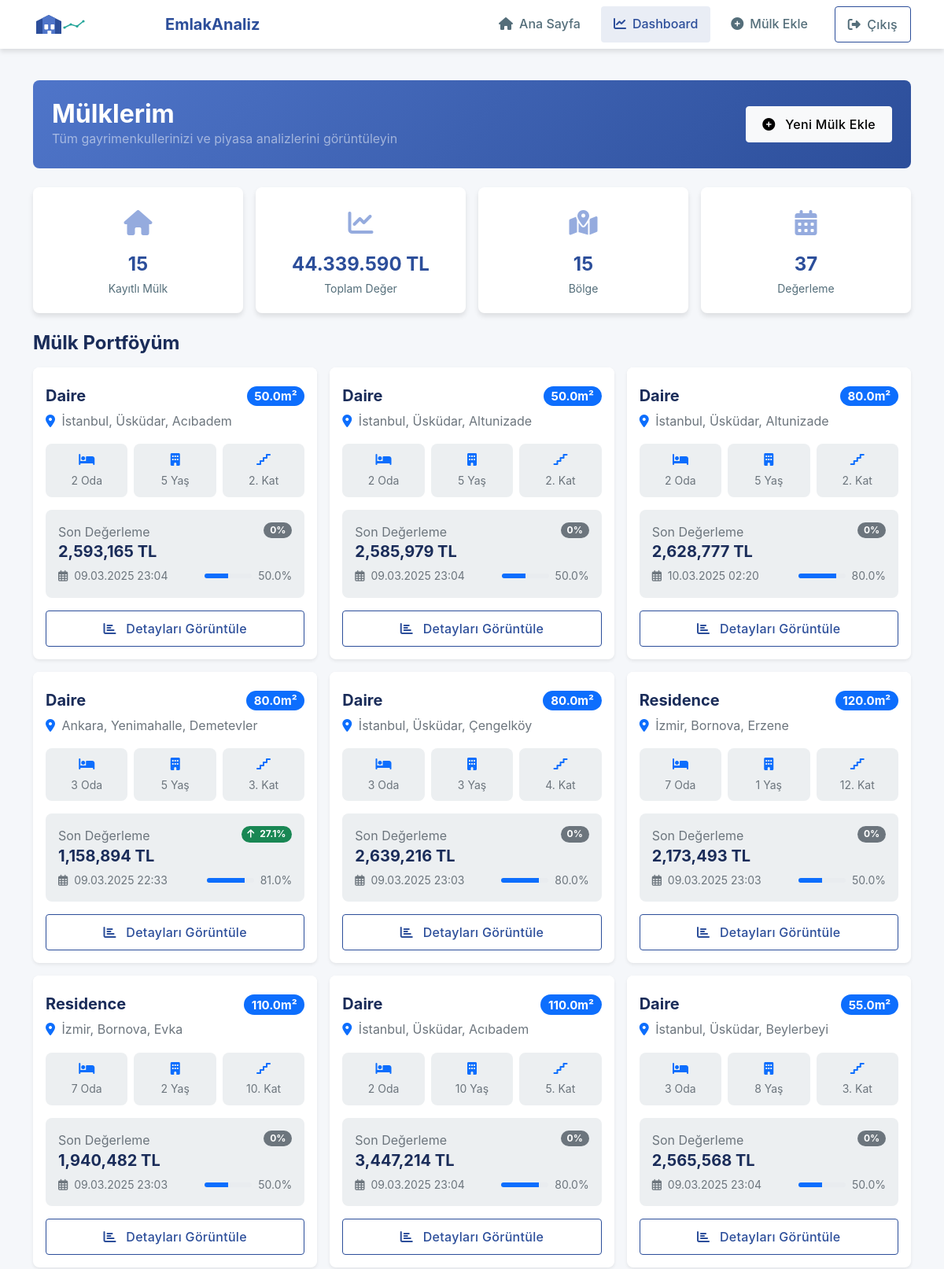
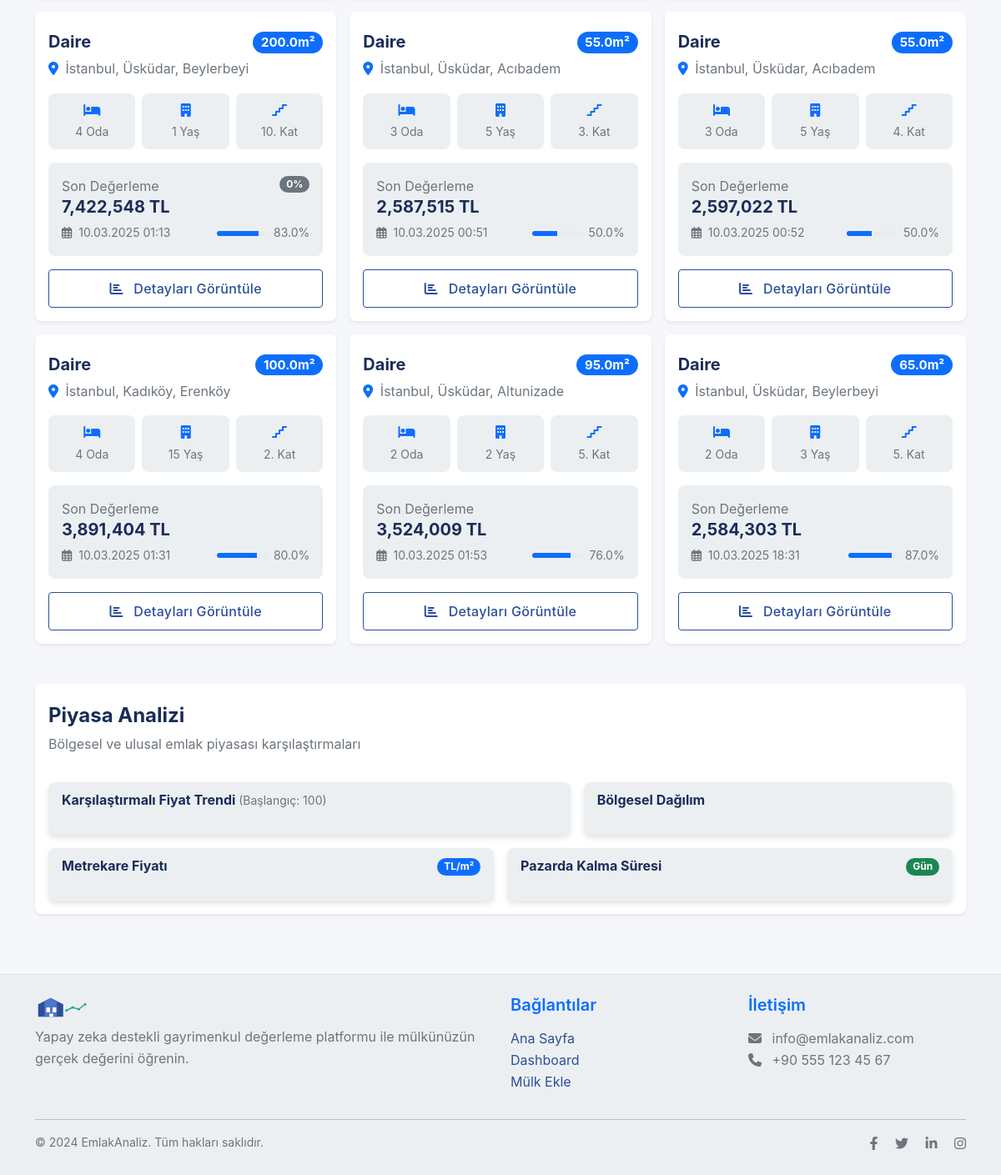
The page /dashboard (signed in) on the database its author committed (2 pictures, top to bottom).
### models.py (models this page shows)
class Property(db.Model):
    id = db.Column(db.Integer, primary_key=True)
    user_id = db.Column(db.Integer, db.ForeignKey('user.id'), nullable=False)
    city = db.Column(db.String(50), nullable=False)
    district = db.Column(db.String(50), nullable=False)
    neighborhood = db.Column(db.String(100), nullable=False)
    property_type = db.Column(db.String(50), nullable=False)  # Apartment, House, etc.
    size_sqm = db.Column(db.Float, nullable=False)
    room_count = db.Column(db.Integer, nullable=False)
    building_age = db.Column(db.Integer)
    floor_number = db.Column(db.Integer)
    total_floors = db.Column(db.Integer)
    heating_type = db.Column(db.String(50))
    has_elevator = db.Column(db.Boolean, default=False)
    has_parking = db.Column(db.Boolean, default=False)
    has_balcony = db.Column(db.Boolean, default=False)
    created_at = db.Column(db.DateTime, default=datetime.utcnow)
    valuations = db.relationship('Valuation', backref='property', lazy=True)

class Valuation(db.Model):
    id = db.Column(db.Integer, primary_key=True)
    property_id = db.Column(db.Integer, db.ForeignKey('property.id'), nullable=False)
    estimated_value = db.Column(db.Float, nullable=False)
    confidence_score = db.Column(db.Float)
    valuation_date = db.Column(db.DateTime, default=datetime.utcnow)
    similar_properties_count = db.Column(db.Integer)
    price_per_sqm = db.Column(db.Float)
    market_trend = db.Column(db.Float)  # Percentage change in last 3 months

### app.py (the view, shortened to what this page needs)
@app.route('/dashboard')
@login_required
def dashboard():
    properties = Property.query.filter_by(user_id=current_user.id).all()
    for prop in properties:
        valuations = Valuation.query.filter_by(property_id=prop.id).order_by(Valuation.valuation_date.desc()).all()
        if valuations:
            prop.valuations = valuations
    return render_template('dashboard.html', properties=properties)

### templates/dashboard.html (shortened to what this page needs)
{% extends "base.html" %}
{% block content %}
<div class="container">
    <div class="property-header bg-gradient-primary text-white rounded-3 p-4 mb-4">
        <div class="row align-items-center">
            <div class="col-md-8">
                <h1 class="h2 fw-bold mb-0">Mülklerim</h1>
                <p class="text-white-50 mb-0">Tüm gayrimenkullerinizi ve piyasa analizlerini görüntüleyin</p>
            </div>
            <div class="col-md-4 text-md-end mt-3 mt-md-0">
                <a href="{{ url_for('add_property') }}" class="btn btn-light">
                    <i class="fas fa-plus-circle me-2"></i> Yeni Mülk Ekle
                </a>
            </div>
        </div>
    </div>
    <div class="row g-3 mb-4">
        <div class="col-md-3">
            <div class="stat-card text-center">
                <div class="icon mb-2">
                    <i class="fas fa-home"></i>
                </div>
                <div class="value">{{ properties|length }}</div>
                <div class="label">Kayıtlı Mülk</div>
            </div>
        </div>
        <div class="col-md-3">
            <div class="stat-card text-center">
                <div class="icon mb-2">
                    <i class="fas fa-chart-line"></i>
                </div>
                <div class="value">
                    {% set total = namespace(value=0) %}
                    {% for property in properties %}
                        {% if property.valuations %}
                            {% set total.value = total.value + property.valuations[0].estimated_value %}
                        {% endif %}
                    {% endfor %}
                    {{ "{:,.0f}".format(total.value).replace(',', '.') }} TL
                </div>
                <div class="label">Toplam Değer</div>
            </div>
        </div>
        <div class="col-md-3">
            <div class="stat-card text-center">
                <div class="icon mb-2">
                    <i class="fas fa-map-marked-alt"></i>
                </div>
                <div class="value">
                    {% set district_count = namespace(value=0) %}
                    {% set seen_districts = [] %}
                    {% for property in properties %}
                        {% if property.district and property.district not in seen_districts %}
                            {% set seen_districts = seen_districts + [property.district] %}
                            {% set district_count.value = district_count.value + 1 %}
                        {% endif %}
                    {% endfor %}
                    {{ district_count.value }}
                </div>
                <div class="label">Bölge</div>
            </div>
        </div>
        <div class="col-md-3">
            <div class="stat-card text-center">
                <div class="icon mb-2">
                    <i class="fas fa-calendar-alt"></i>
                </div>
                <div class="value">
                    {% set total = namespace(count=0) %}
                    {% for property in properties %}
                        {% if property.valuations %}
                            {% set total.count = total.count + property.valuations|length %}
                        {% endif %}
                    {% endfor %}
                    {{ total.count }}
                </div>
                <div class="label">Değerleme</div>
            </div>
        </div>
    </div>
    <h4 class="mb-3 fw-bold">Mülk Portföyüm</h4>
    <div class="row g-3 mb-5">
        {% if properties %}
            {% for property in properties %}
            <div class="col-md-6 col-lg-4">
                <div class="card h-100 border-0 shadow-sm">
                    <div class="card-header bg-white border-0 pt-4 pb-0">
                        <h5 class="card-title fw-bold">
                            {{ property.property_type }}
                            <span class="float-end badge bg-primary rounded-pill">{{ property.size_sqm }}m²</span>
                        </h5>
                        <p class="card-text text-muted">
                            <i class="fas fa-map-marker-alt text-primary me-1"></i>
                            {{ property.city }}, {{ property.district }}, {{ property.neighborhood }}
                        </p>
                    </div>
                    <div class="card-body">
                        <div class="row mb-3 g-2">
                            <div class="col-4 text-center">
                                <div class="bg-light rounded-3 py-2">
                                    <div><i class="fas fa-bed text-primary"></i></div>
                                    <small class="text-muted">{{ property.room_count }} Oda</small>
                                </div>
                            </div>
                            <div class="col-4 text-center">
                                <div class="bg-light rounded-3 py-2">
                                    <div><i class="fas fa-building text-primary"></i></div>
                                    <small class="text-muted">{{ property.building_age }} Yaş</small>
                                </div>
                            </div>
                            <div class="col-4 text-center">
                                <div class="bg-light rounded-3 py-2">
                                    <div><i class="fas fa-stairs text-primary"></i></div>
                                    <small class="text-muted">{{ property.floor_number }}. Kat</small>
                                </div>
                            </div>
                        </div>
                        {% if property.valuations %}
                        {% set latest_valuation = property.valuations|first %}
                        <div class="bg-light rounded-3 p-3 mb-3">
                            <div class="d-flex justify-content-between align-items-start mb-2">
                                <div>
                                    <span class="text-muted fs-6">Son Değerleme</span>
                                    <h5 class="mb-0 fw-bold">{{ "{:,.0f}".format(latest_valuation.estimated_value) }} TL</h5>
                                </div>
                                {% if property.valuations|length > 1 %}
                                    {% set previous = property.valuations[1] %}
                                    {% set change = ((latest_valuation.estimated_value - previous.estimated_value) / previous.estimated_value * 100)|round(1) %}
                                    {% if change > 0 %}
                                        <span class="badge bg-success rounded-pill">
                                            <i class="fas fa-arrow-up me-1"></i> {{ change }}%
                                        </span>
                                    {% elif change < 0 %}
                                        <span class="badge bg-danger rounded-pill">
                                            <i class="fas fa-arrow-down me-1"></i> {{ change|abs }}%
                                        </span>
                                    {% else %}
                                        <span class="badge bg-secondary rounded-pill">
                                            0%
                                        </span>
                                    {% endif %}
                                {% endif %}
                            </div>
                            <div class="d-flex justify-content-between align-items-center">
                                <div class="text-muted small" data-timestamp="{{ latest_valuation.valuation_date.isoformat() }}">
                                    <i class="far fa-calendar-alt me-1"></i> {{ latest_valuation.valuation_date.strftime('%d.%m.%Y %H:%M') }}
                                </div>
                                <div class="d-flex align-items-center">
                                    <div class="progress me-2" style="width: 60px; height: 6px;">
                                        <div class="progress-bar bg-primary" role="progressbar"
                                            style="width: {{ (latest_valuation.confidence_score * 100)|round }}%">
                                        </div>
                                    </div>
                                    <small class="text-muted">
                                        {{ (latest_valuation.confidence_score * 100)|round }}%
                                    </small>
                                </div>
                            </div>
                        </div>
                        {% endif %}
                        <div class="d-grid">
                            <a href="{{ url_for('view_property', property_id=property.id) }}"
                               class="btn btn-outline-primary">
                                <i class="fas fa-chart-bar me-2"></i> Detayları Görüntüle
                            </a>
                        </div>
                    </div>
                </div>
            </div>
            {% endfor %}
        {% endif %}
    </div>
    <div class="row mb-4">
        <div class="col-12">
            <div class="card border-0 shadow-sm mb-4">
                <div class="card-header bg-white pt-4 pb-3 border-0">
                    <h4 class="card-title fw-bold">Piyasa Analizi</h4>
                    <p class="text-muted mb-0">Bölgesel ve ulusal emlak piyasası karşılaştırmaları</p>
                </div>
                <div class="card-body">
                    <div class="row g-3">
                        <div class="col-md-7">
                            <div class="card bg-light border-0 h-100">
                                <div class="card-body p-3">
                                    <h6 class="card-subtitle mb-3 fw-bold">
                                        Karşılaştırmalı Fiyat Trendi
                                        <span class="text-muted fw-normal small">(Başlangıç: 100)</span>
                                    </h6>
                                    <div class="row g-2">
                                    </div>
                                </div>
                            </div>
                        </div>
                        <div class="col-md-5">
                            <div class="card bg-light border-0 h-100">
                                <div class="card-body p-3">
                                    <h6 class="card-subtitle mb-3 fw-bold">Bölgesel Dağılım</h6>
                                </div>
                            </div>
                        </div>
                        <div class="col-md-6">
                            <div class="card bg-light border-0">
                                <div class="card-body p-3">
                                    <h6 class="card-subtitle mb-3 fw-bold">
                                        Metrekare Fiyatı
                                        <span class="badge bg-primary rounded-pill float-end">TL/m²</span>
                                    </h6>
                                </div>
                            </div>
                        </div>
                        <div class="col-md-6">
                            <div class="card bg-light border-0">
                                <div class="card-body p-3">
                                    <h6 class="card-subtitle mb-3 fw-bold">
                                        Pazarda Kalma Süresi
                                        <span class="badge bg-success rounded-pill float-end">Gün</span>
                                    </h6>
                                </div>
                            </div>
                        </div>
                    </div>
                </div>
            </div>
        </div>
    </div>
</div>
{% endblock %}

### rows shown on the page
Property: property_type "Daire", size_sqm "50.0", city "İstanbul", district "Üsküdar", neighborhood "Acıbadem", room_count "2", building_age "5", floor_number "2", shows "0%"
Valuation: estimated_value "2,593,165", valuation_date "09.03.2025 23:04", (latest_valuation.confidence_score*100)|round "50.0"
Property: property_type "Daire", size_sqm "50.0", city "İstanbul", district "Üsküdar", neighborhood "Altunizade", room_count "2", building_age "5", floor_number "2", shows "0%"
Valuation: estimated_value "2,585,979", valuation_date "09.03.2025 23:04", (latest_valuation.confidence_score*100)|round "50.0"
Property: property_type "Daire", size_sqm "80.0", city "İstanbul", district "Üsküdar", neighborhood "Altunizade", room_count "2", building_age "5", floor_number "2", shows "0%"
Valuation: estimated_value "2,628,777", valuation_date "10.03.2025 02:20", (latest_valuation.confidence_score*100)|round "80.0"
Property: property_type "Daire", size_sqm "80.0", city "Ankara", district "Yenimahalle", neighborhood "Demetevler", room_count "3", building_age "5", floor_number "3", change "27.1"
Valuation: estimated_value "1,158,894", valuation_date "09.03.2025 22:33", (latest_valuation.confidence_score*100)|round "81.0"
Property: property_type "Daire", size_sqm "80.0", city "İstanbul", district "Üsküdar", neighborhood "Çengelköy", room_count "3", building_age "3", floor_number "4", shows "0%"
Valuation: estimated_value "2,639,216", valuation_date "09.03.2025 23:03", (latest_valuation.confidence_score*100)|round "80.0"
Property: property_type "Residence", size_sqm "120.0", city "İzmir", district "Bornova", neighborhood "Erzene", room_count "7", building_age "1", floor_number "12", shows "0%"
Valuation: estimated_value "2,173,493", valuation_date "09.03.2025 23:03", (latest_valuation.confidence_score*100)|round "50.0"
Property: property_type "Residence", size_sqm "110.0", city "İzmir", district "Bornova", neighborhood "Evka", room_count "7", building_age "2", floor_number "10", shows "0%"
Valuation: estimated_value "1,940,482", valuation_date "09.03.2025 23:03", (latest_valuation.confidence_score*100)|round "50.0"
Property: property_type "Daire", size_sqm "110.0", city "İstanbul", district "Üsküdar", neighborhood "Acıbadem", room_count "2", building_age "10", floor_number "5", shows "0%"
Valuation: estimated_value "3,447,214", valuation_date "09.03.2025 23:04", (latest_valuation.confidence_score*100)|round "80.0"
Property: property_type "Daire", size_sqm "55.0", city "İstanbul", district "Üsküdar", neighborhood "Beylerbeyi", room_count "3", building_age "8", floor_number "3", shows "0%"
Valuation: estimated_value "2,565,568", valuation_date "09.03.2025 23:04", (latest_valuation.confidence_score*100)|round "50.0"
Property: property_type "Daire", size_sqm "200.0", city "İstanbul", district "Üsküdar", neighborhood "Beylerbeyi", room_count "4", building_age "1", floor_number "10", shows "0%"
Valuation: estimated_value "7,422,548", valuation_date "10.03.2025 01:13", (latest_valuation.confidence_score*100)|round "83.0"
Property: property_type "Daire", size_sqm "55.0", city "İstanbul", district "Üsküdar", neighborhood "Acıbadem", room_count "3", building_age "5", floor_number "3"
Valuation: estimated_value "2,587,515", valuation_date "10.03.2025 00:51", (latest_valuation.confidence_score*100)|round "50.0"
Property: property_type "Daire", size_sqm "55.0", city "İstanbul", district "Üsküdar", neighborhood "Acıbadem", room_count "3", building_age "5", floor_number "4"
Valuation: estimated_value "2,597,022", valuation_date "10.03.2025 00:52", (latest_valuation.confidence_score*100)|round "50.0"
Property: property_type "Daire", size_sqm "100.0", city "İstanbul", district "Kadıköy", neighborhood "Erenköy", room_count "4", building_age "15", floor_number "2"
Valuation: estimated_value "3,891,404", valuation_date "10.03.2025 01:31", (latest_valuation.confidence_score*100)|round "80.0"
Property: property_type "Daire", size_sqm "95.0", city "İstanbul", district "Üsküdar", neighborhood "Altunizade", room_count "2", building_age "2", floor_number "5"
Valuation: estimated_value "3,524,009", valuation_date "10.03.2025 01:53", (latest_valuation.confidence_score*100)|round "76.0"
Property: property_type "Daire", size_sqm "65.0", city "İstanbul", district "Üsküdar", neighborhood "Beylerbeyi", room_count "2", building_age "3", floor_number "5"
Valuation: estimated_value "2,584,303", valuation_date "10.03.2025 18:31", (latest_valuation.confidence_score*100)|round "87.0"

### other values the page prints
{{ properties|length }} "15"
{{ "{:,.0f}".format(total.value).replace(',', '.') }} "44.339.590"
{{ district_count.value }} "15"
{{ total.count }} "37"
